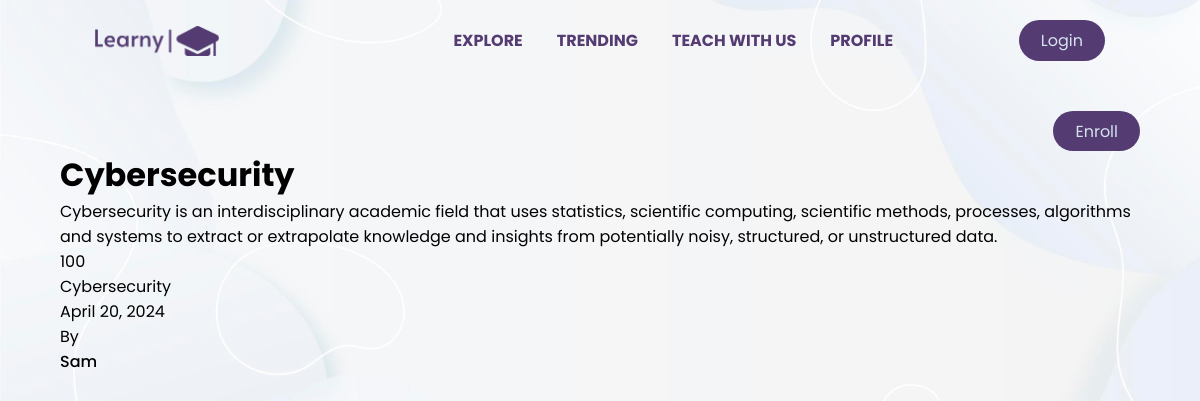
Page /workshop/workshop_detail/cybersecurity/ on the committed database.
### workshop/models.py (models this page shows, shortened)
class Workshop(models.Model):
    name = models.CharField(max_length=120)
    shortdescription = models.CharField(max_length=400)
    description = models.TextField(max_length=2000)
    date = models.DateField(auto_now_add=True)
    image = models.ImageField(upload_to="workshopimages",default="defaultw")#
    students_in_workshop = models.IntegerField() #
    workshopcategory = models.ForeignKey(WorkshopCategory, on_delete=models.CASCADE) #r
    difficulty_choices = models.TextChoices("difficulty_choices","Easy Intermediate Difficult")
    difficulty = models.CharField(choices=difficulty_choices,max_length=50)
    paid = models.BooleanField(default=False)
    instructor = models.ForeignKey(Instructor, on_delete=models.CASCADE)#r
    workshopslug = models.SlugField()
    price = models.IntegerField()

class WorkshopCategory(models.Model):
    name = models.CharField(max_length=200)
    workshopcategoryslug = models.SlugField()
    class Meta:
        verbose_name_plural = "WorkshopCategories"
    def __str__(self):
        return self.name

class Instructor(models.Model):#
    name = models.CharField(max_length=120)
    role = models.CharField(max_length=120)
    qualification = models.CharField(max_length=200)
    def __str__(self):
        return self.name

### workshop/views.py (the view)
# urls.py: path('workshop_detail/<slug:slugworkshop>/',views.workshop_detail,name='workshop_detail'),
def workshop_detail(request,slugworkshop):
    workshop = Workshop.objects.get(workshopslug=slugworkshop)
    ctx = {"workshop":workshop}
    return render(request,"workshop/workshop_detail.html",context=ctx)

### workshop/templates/workshop/workshop_detail.html (shortened to what this page needs)
{% extends "base.html" %}
{% load static %}
{% block body %}
<div class="workshops container"style="margin-top:30px">
    <div class="workshop-related" style="display:flex; justify-content:space-between">
 <a href="" class="btn" style=" font-size:medium; height:40px;" >Enroll</a>
</div>
    <h1>{{workshop.name}}</h1>
    <p>{{workshop.description}}</p>
    <p>{{workshop.price}}</p>
    <p>{{workshop.workshopcategory}} </p>
    <span>{{workshop.date}}</span>
    <p>By</p>
    <span style="display:block; font-weight:500">{{workshop.instructor}}</span>
</div>
{% endblock  %}

### static/style.css (style rules this page uses)
* { margin: 0; padding: 0; box-sizing: border-box; font-family: "Poppins", sans-serif; list-style: none; text-decoration: none; }
body { background-color: aliceblue; background-image: url(board5.jpg); background-size: cover; background-position: center; }
.container { max-width: 1080px; margin-right: auto; margin-left: auto; }
.btn { padding: 8px 22px; background-color:rgb(84, 59, 114) ; color: rgb(213, 227, 239); border-radius: 5rem; }
a { text-decoration: none; }

### rows in the picture
Workshop: name "Cybersecurity", description "Cybersecurity is an interdisciplinary academic field that uses statistics, scientific computing, scientific methods, processes, algorithms and systems to extract or extrapolate knowledge and insights from potentially noisy, structured, or unstructured data.", price "100", workshopcategory "Cybersecurity", date "April 20, 2024", instructor "Sam"
